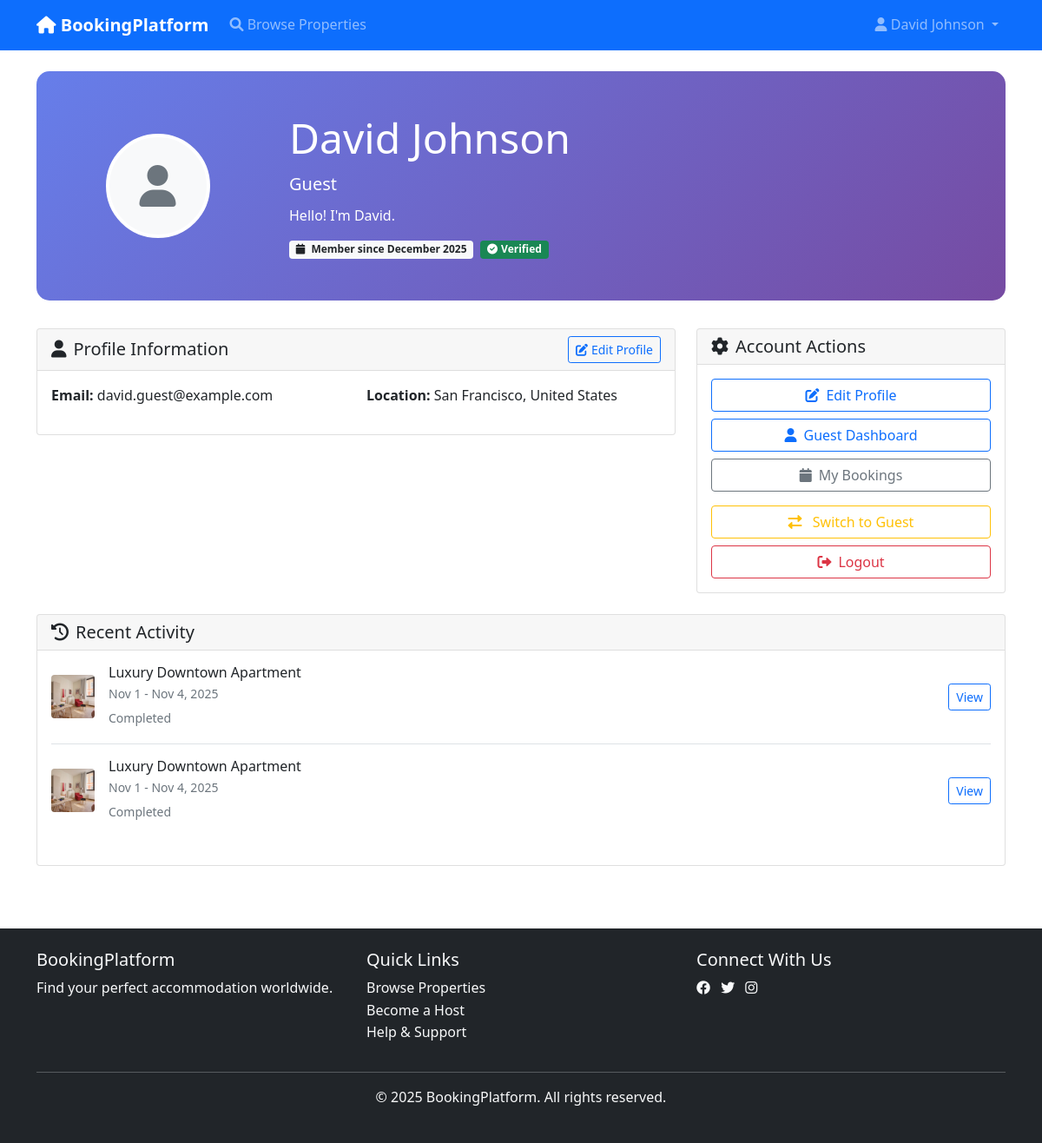
/accounts/profile/ (signed in), run on an earlier commit of the app's database.
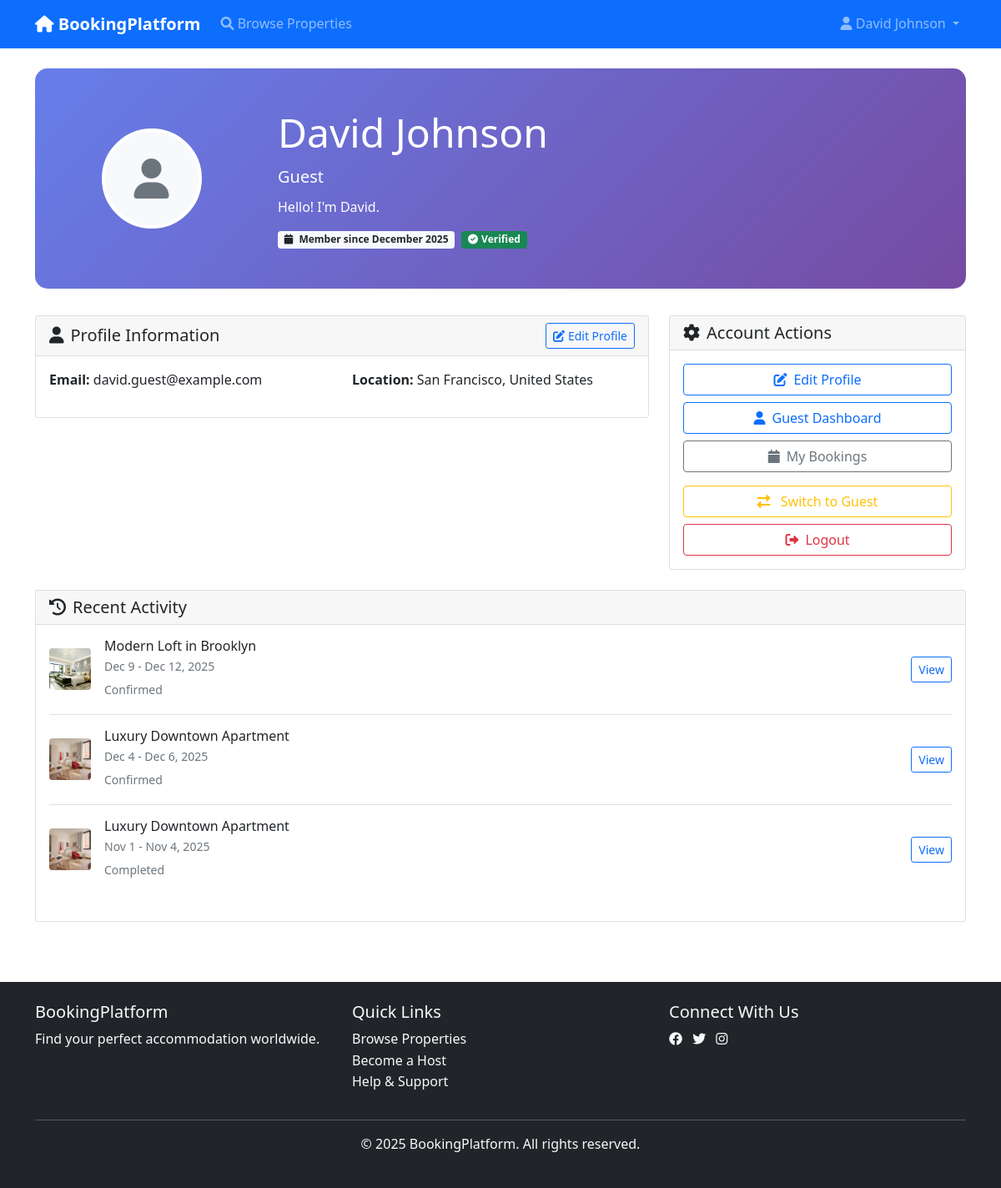
And on a later commit of the database.
### bookings/models.py (models this page shows, shortened)
class Booking(models.Model):
    STATUS_CHOICES = [
        ('pending', 'Pending Confirmation'),
        ('confirmed', 'Confirmed'),
        ('checked_in', 'Checked In'),
        ('checked_out', 'Checked Out'),
        ('cancelled', 'Cancelled'),
        ('completed', 'Completed'),
    ]
    CANCELLATION_REASON_CHOICES = [
        ('guest_request', 'Guest Request'),
        ('host_cancelled', 'Host Cancelled'),
        ('payment_failed', 'Payment Failed'),
        ('policy_violation', 'Policy Violation'),
        ('emergency', 'Emergency'),
    ]
    booking_id = models.CharField(max_length=20, unique=True)
    guest = models.ForeignKey(User, on_delete=models.CASCADE, related_name='bookings')
    accommodation = models.ForeignKey(
        'accommodations.Accommodation',
        on_delete=models.CASCADE,
        related_name='bookings'
    )
    check_in_date = models.DateField()
    check_out_date = models.DateField()
    nights = models.PositiveIntegerField()
    num_guests = models.PositiveIntegerField()
    guest_names = models.JSONField(default=list)  # Store additional guest names
    special_requests = models.TextField(blank=True)
    accommodation_cost = models.DecimalField(max_digits=10, decimal_places=2)
    cleaning_fee = models.DecimalField(max_digits=8, decimal_places=2, default=0)
    service_fee = models.DecimalField(max_digits=8, decimal_places=2, default=0)
    taxes = models.DecimalField(max_digits=8, decimal_places=2, default=0)
    total_cost = models.DecimalField(max_digits=10, decimal_places=2)
    status = models.CharField(max_length=20, choices=STATUS_CHOICES, default='pending')
    confirmation_code = models.CharField(max_length=10, blank=True)
    is_cancelled = models.BooleanField(default=False)
    cancelled_at = models.DateTimeField(null=True, blank=True)
    cancellation_reason = models.CharField(
        max_length=20,
        choices=CANCELLATION_REASON_CHOICES,
        blank=True
    )
    cancellation_notes = models.TextField(blank=True)
    refund_amount = models.DecimalField(max_digits=10, decimal_places=2, default=0)
    created_at = models.DateTimeField(auto_now_add=True)
    updated_at = models.DateTimeField(auto_now=True)
    class Meta:
        ordering = ['-created_at']
        indexes = [
            models.Index(fields=['guest', 'status']),
            models.Index(fields=['accommodation', 'check_in_date']),
            models.Index(fields=['booking_id']),
        ]

### accommodations/models.py (models this page shows, shortened)
class Accommodation(models.Model):
    PROPERTY_TYPE_CHOICES = [
        ('entire_place', 'Entire Place'),
        ('private_room', 'Private Room'),
        ('shared_room', 'Shared Room'),
    ]
    STATUS_CHOICES = [
        ('active', 'Active'),
        ('inactive', 'Inactive'),
        ('pending', 'Pending Approval'),
        ('suspended', 'Suspended'),
    ]
    title = models.CharField(max_length=200)
    description = models.TextField()
    host = models.ForeignKey(User, on_delete=models.CASCADE, related_name='accommodations')
    category = models.ForeignKey(Category, on_delete=models.CASCADE, related_name='accommodations')
    property_type = models.CharField(max_length=20, choices=PROPERTY_TYPE_CHOICES)
    address = models.TextField()
    city = models.CharField(max_length=100)
    state = models.CharField(max_length=100)
    country = models.CharField(max_length=100)
    postal_code = models.CharField(max_length=20)
    latitude = models.DecimalField(max_digits=10, decimal_places=8, null=True, blank=True)
    longitude = models.DecimalField(max_digits=11, decimal_places=8, null=True, blank=True)
    bedrooms = models.PositiveIntegerField()
    bathrooms = models.PositiveIntegerField()
    max_guests = models.PositiveIntegerField()
    area_sqft = models.PositiveIntegerField(null=True, blank=True)
    price_per_night = models.DecimalField(max_digits=10, decimal_places=2)
    cleaning_fee = models.DecimalField(max_digits=8, decimal_places=2, default=0)
    security_deposit = models.DecimalField(max_digits=10, decimal_places=2, default=0)
    min_nights = models.PositiveIntegerField(default=1)
    max_nights = models.PositiveIntegerField(default=365)
    advance_booking_days = models.PositiveIntegerField(default=1, blank=True)
    amenities = models.ManyToManyField(Amenity, blank=True)
    house_rules = models.TextField(blank=True)
    cancellation_policy = models.TextField(blank=True)
    check_in_time = models.TimeField(null=True, blank=True)
    check_out_time = models.TimeField(null=True, blank=True)
    status = models.CharField(max_length=20, choices=STATUS_CHOICES, default='pending')
    is_available = models.BooleanField(default=True)
    featured = models.BooleanField(default=False)
    views_count = models.PositiveIntegerField(default=0)
    created_at = models.DateTimeField(auto_now_add=True)
    updated_at = models.DateTimeField(auto_now=True)
    class Meta:
        ordering = ['-created_at']
        indexes = [
            models.Index(fields=['city', 'status']),
            models.Index(fields=['price_per_night']),
            models.Index(fields=['created_at']),
        ]

class AccommodationImage(models.Model):
    accommodation = models.ForeignKey(
        Accommodation,
        on_delete=models.CASCADE,
        related_name='images'
    )
    image = models.ImageField(upload_to='accommodations/')
    caption = models.CharField(max_length=200, blank=True)
    is_primary = models.BooleanField(default=False)
    order = models.PositiveIntegerField(default=0)
    created_at = models.DateTimeField(auto_now_add=True)
    class Meta:
        ordering = ['order', 'created_at']

### accounts/views.py (the view)
# urls.py: path('profile/', views.ProfileView.as_view(), name='profile'),
class ProfileView(LoginRequiredMixin, DetailView):
    model = User
    template_name = 'accounts/profile.html'
    context_object_name = 'profile_user'
    def get_object(self):
        return self.request.user
    def get_context_data(self, **kwargs):
        context = super().get_context_data(**kwargs)
        context['profile'] = getattr(self.request.user, 'profile', None)
        if self.request.user.is_host:
            context['accommodations'] = self.request.user.accommodations.all()[:3]
        context['recent_bookings'] = self.request.user.bookings.all()[:3]
        return context

### accounts/models.py (called while the page is built)
    def get_full_name(self):
        return f"{self.first_name} {self.last_name}"

    @property
    def is_host(self):
        return self.role == 'host'

### templates/accounts/profile.html (shortened to what the changed rows need)
{% extends 'base.html' %}
{% load static %}
{% block content %}
<div class="container py-4">
    <div class="profile-header text-center">
        <div class="container">
            <div class="row align-items-center">
                <div class="col-md-9 text-md-start text-center mt-3 mt-md-0">
                    <h1 class="display-5 mb-2">{{ profile_user.get_full_name }}</h1>
                </div>
            </div>
        </div>
    </div>
    {% if recent_bookings %}
    <div class="row">
        <div class="col-12">
            <div class="card">
                <div class="card-body">
                    {% for booking in recent_bookings %}
                    <div class="d-flex align-items-center mb-3 pb-3 {% if not forloop.last %}border-bottom{% endif %}">
                        <div class="me-3">
                            {% if booking.accommodation.images.first %}
                            <img src="{{ booking.accommodation.images.first.image.url }}"
                                 alt="{{ booking.accommodation.title }}"
                                 class="rounded" style="width: 50px; height: 50px; object-fit: cover;">
                            {% else %}
                            <div class="bg-light rounded d-flex align-items-center justify-content-center"
                                 style="width: 50px; height: 50px;">
                                <i class="fas fa-home text-muted"></i>
                            </div>
                            {% endif %}
                        </div>
                        <div class="flex-grow-1">
                            <h6 class="mb-1">{{ booking.accommodation.title }}</h6>
                            <p class="text-muted mb-1 small">
                                {{ booking.check_in_date|date:"M j" }} - {{ booking.check_out_date|date:"M j, Y" }}
                            </p>
                            <small class="text-muted">{{ booking.get_status_display }}</small>
                        </div>
                        <div>
                            <a href="{% url 'bookings:detail' booking.pk %}" class="btn btn-sm btn-outline-primary">
                                View
                            </a>
                        </div>
                    </div>
                    {% endfor %}
                </div>
            </div>
        </div>
    </div>
    {% endif %}
</div>
{% endblock %}

What changed in the data, as far as the page shows it:
no longer on this page (row unchanged): Booking: accommodation.images.first.image (picture), accommodation "Luxury Downtown Apartment", check_in_date "Nov 1", check_out_date "Nov 4, 2025", status "Completed"
added Booking: accommodation.images.first.image (picture), accommodation "Modern Loft in Brooklyn", check_in_date "Dec 9", check_out_date "Dec 12, 2025", status "Confirmed"
added Booking: accommodation.images.first.image (picture), accommodation "Luxury Downtown Apartment", check_in_date "Dec 4", check_out_date "Dec 6, 2025", status "Confirmed"
